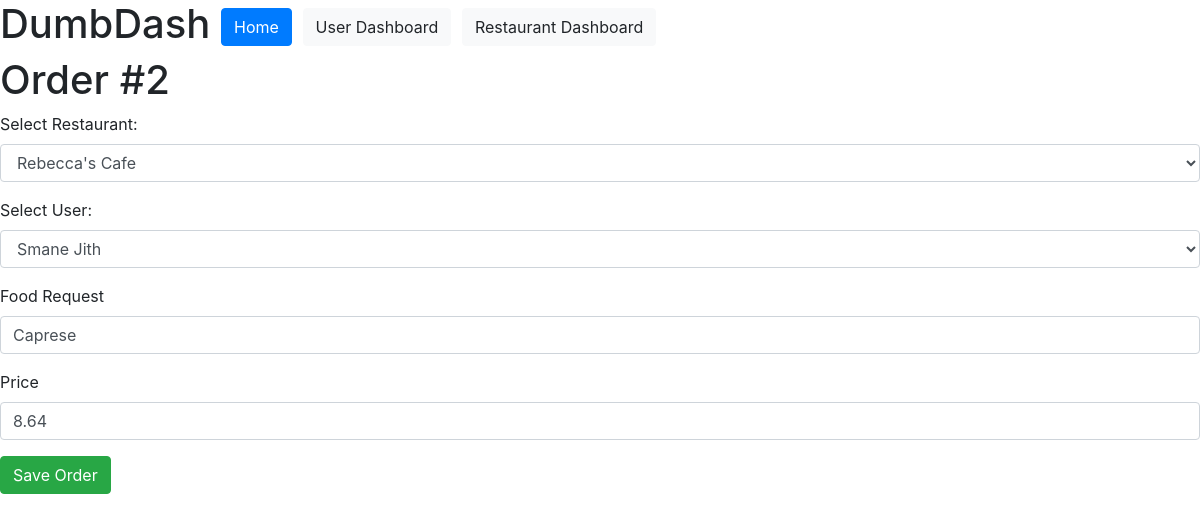
Page /orders/2/ on the committed database.
### dumbdash/models.py (models this page shows)
class Orders(models.Model):
    food_request = models.CharField(max_length=200)
    price = models.DecimalField(max_digits=6, decimal_places=2)
    user = models.ForeignKey(Users, on_delete=models.CASCADE)
    restaurant = models.ForeignKey(Restaurants, on_delete=models.DO_NOTHING)

### dumbdash/views.py (the view, shortened to what this page needs)
# urls.py: path("orders/<int:pk>/", views.order_detail, name="order_detail"),
@csrf_exempt
def order_detail(request, pk):
    if request.method == 'GET':
        order = Orders.objects.get(pk=pk)
        restaurants = Restaurants.objects.all()
        users = Users.objects.all()
        context = {
            'order': order,
            'users': users,
            'restaurants': restaurants
        }
        return render(request, 'order_detail.html', context)

### dumbdash/templates/order_detail.html (shortened to what this page needs)
{% extends "base.html" %}
{% load static %}
{% block page_content %}
<h1>Order #{{ order.id }}</h1>
<form action="" method="post">
    <div class="form-group">
      <label for="restaurant">Select Restaurant:</label>
      <select class="form-control" name="restaurant">
          {% for rest in restaurants %}
            {% if rest.id == order.restaurant.id %}
            <option value="{{ rest.id }}" selected>{{ rest.name }}</option>
            {% else %}
            <option value="{{ rest.id }}">{{ rest.name }}</option>
            {% endif %}
          {% endfor %}
      </select>
    </div>
    <div class="form-group">
      <label for="user">Select User:</label>
      <select class="form-control" name="user">
          {% for user in users %}
		  	    {% if user.id == order.user.id %}
          	<option value="{{ user.id }}" selected>{{ user.first_name }} {{ user.last_name }}</option>
			      {% else %}
				    <option value="{{ user.id }}">{{ user.first_name }} {{ user.last_name }}</option>
			      {% endif %}
          {% endfor %}
      </select>
    </div>
    <div class="form-group">
      <label for="food_request">Food Request</label>
      <input type="text" class="form-control" name="food_request" value="{{ order.food_request }}">
    </div>
    <div class="form-group">
      <label for="price">Price</label>
      <input type="text" class="form-control" name="price" value="{{ order.price }}">
    </div>
    <button type="submit" class="btn btn-success">Save Order</button>
  </form>
{% endblock %}

### rows in the picture
Orders: id "2", food_request "Caprese", price "8.64"

### other values in the picture
form field restaurant "Rebecca's Cafe"
form field user "Smane Jith"
